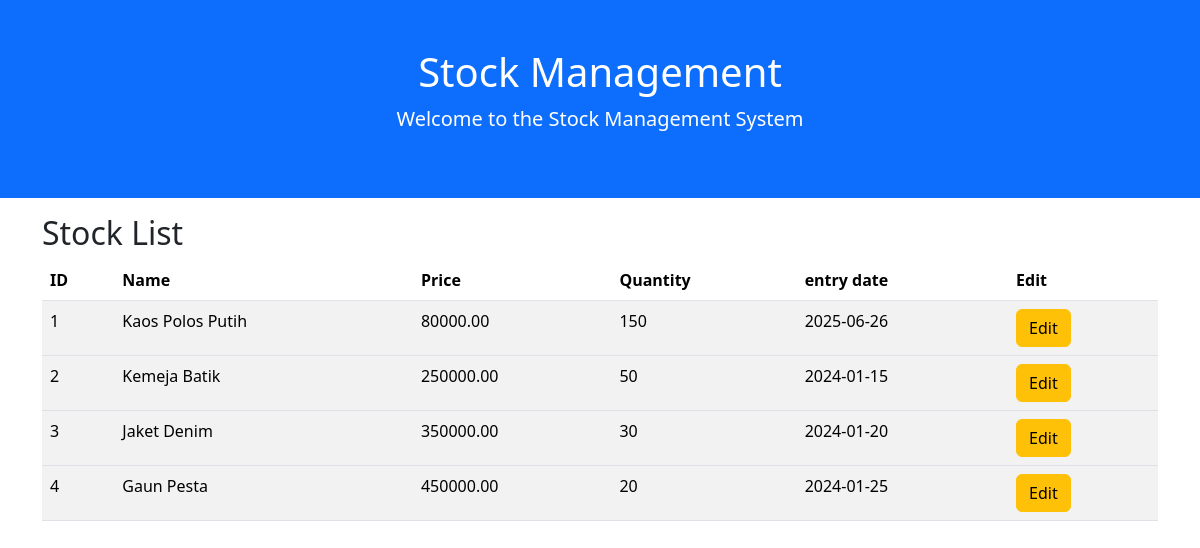
The app's page /Stock.php with its own data.
### tables this page shows
CREATE TABLE `inventaris` (
  `Id_Inventaris` int(11) NOT NULL,
  `Id_Produk` int(11) NOT NULL,
  `Kuantitas_Produk` int(11) NOT NULL,
  `Tanggal_Masuk` date NOT NULL
);

CREATE TABLE `produk` (
  `Id_Produk` int(11) NOT NULL,
  `Nama_Produk` varchar(100) NOT NULL,
  `Id_size` int(11) DEFAULT NULL,
  `Id_Supplier` int(11) DEFAULT NULL,
  `Harga` decimal(10,2) NOT NULL
);

### KonekOOP.php (called while the page is built, shortened)
<?php
class KonekOOP{
    function __construct(){
        $this->con = mysqli_connect("localhost", "root", "", "boutique");
    }
}

### OOP.php (called while the page is built, shortened)
<?php
require "KonekOOP.php";
class Stock extends KonekOOP {
    public function getAllProduk() {
        $qry = mysqli_query($this->con, "SELECT i.Id_Inventaris, i.Id_Produk, p.Nama_Produk, p.Harga, i.Kuantitas_Produk, i.Tanggal_Masuk  FROM inventaris as i
        JOIN produk as p ON i.Id_Produk = p.Id_Produk");
        $data = [];
        while ($datas = mysqli_fetch_assoc($qry)) {
            $data[] = $datas;
        }
        return $data;
    }
}

### Stock.php (the view, shortened to what this page needs)
<!DOCTYPE html>
<html lang="en">
<head>
    <link href="https://cdn.jsdelivr.net/npm/bootstrap@5.3.7/dist/css/bootstrap.min.css" rel="stylesheet">
</head>
<body>
    <header class="bg-primary text-white text-center py-5   header">
        <h1>Stock Management</h1>
        <p class="lead">Welcome to the Stock Management System</p>
    </header>
    <div class="container">
        <div class="content mt-3" >
            <h2>Stock List</h2>
            <Table  class="table table-striped">
                <thead>
                    <tr>
                        <th>ID</th>
                        <th>Name</th>
                        <th>Price</th>
                        <th>Quantity</th>
                        <th>entry date</th>
                        <th>Edit</th>
                    </tr>
                </thead>
                <?php
                require "OOP.php";
                $Stk = new Stock();
                $products = $Stk->getAllProduk();
                foreach ($products as $p){
                ?>
                <tbody>
                    <tr>
                        <td><?= $p['Id_Produk']?></td>
                        <td><?= $p['Nama_Produk']?></td>
                        <td><?= $p['Harga']?></td>
                        <td><?= $p['Kuantitas_Produk']?></td>
                        <td><?= $p['Tanggal_Masuk']?></td>
                        <td>
                            <a href="editStock.php?Id_Inventaris=<?= $p['Id_Inventaris'] ?>"><button class="btn btn-warning">Edit</button></a>
                        </td>
                    </tr>
                </tbody>
                <?php }?>
            </Table>
        </div>
    </div>
</body>
</html>

### records on screen
inventaris: Id_Produk "1", Id_Produk.Nama_Produk "Kaos Polos Putih", Id_Produk.Harga "80000.00", Kuantitas_Produk "150", Tanggal_Masuk "2025-06-26"
inventaris: Id_Produk "2", Id_Produk.Nama_Produk "Kemeja Batik", Id_Produk.Harga "250000.00", Kuantitas_Produk "50", Tanggal_Masuk "2024-01-15"
inventaris: Id_Produk "3", Id_Produk.Nama_Produk "Jaket Denim", Id_Produk.Harga "350000.00", Kuantitas_Produk "30", Tanggal_Masuk "2024-01-20"
inventaris: Id_Produk "4", Id_Produk.Nama_Produk "Gaun Pesta", Id_Produk.Harga "450000.00", Kuantitas_Produk "20", Tanggal_Masuk "2024-01-25"
